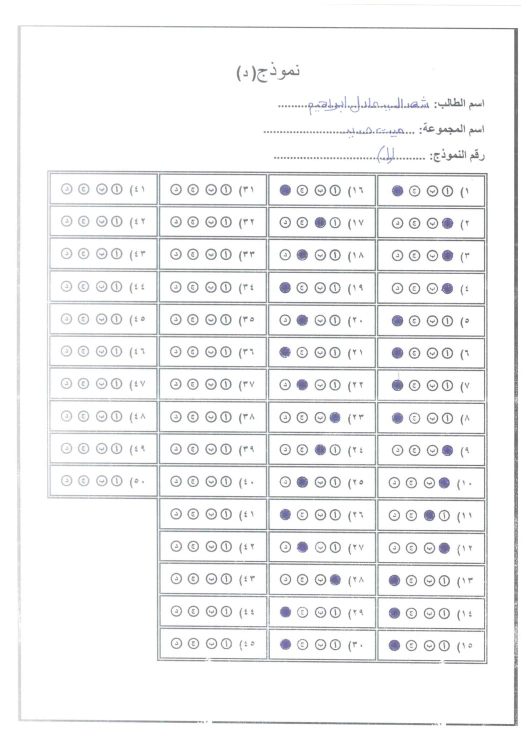
#> input picture scripts/grading_service/111.jpg, 1041 x 1480 px (shown at 1/2 size)
$ python -i app.py   (imports and definitions only)
#> lines starting #> are read from the running program, lines starting #| are printed output that depends on the picture
import os
from boxdetect import config
from boxdetect.pipelines import get_boxes
import cv2
import numpy as np
import argparse
import json
import logging
import sys

# [5 lines not run here, left out]
logger = logging.getLogger(__name__)

# CLI arguments for input/output and IDs
script_dir = os.path.dirname(os.path.abspath(__file__))
parser = argparse.ArgumentParser()
# [12 lines not run here, left out]

# [1 line that did not run here, left out]
# [1 line that did not run here, left out]
# [1 line that did not run here, left out]
# [1 line that did not run here, left out]
# [1 line that did not run here, left out]

# Ensure output directory exists
# [1 line not run here, left out]

# Output filenames based on IDs
# [1 line that did not run here, left out]
# [1 line that did not run here, left out]

# [1 line that did not run here, left out]
# [7 lines not run here, left out]


# [220 lines left out: functions cluster_by_column, infer_missing_boxes, detect_answer_intensity, build_cfg, not called in this run]


def preprocess_for_detection(image_path, output_root):
#> called with image_path = '111.jpg', output_root = 'out.png'
    src = cv2.imread(image_path)
#> src is the input picture: shape (1480, 1041, 3); mean B, G, R 242.9, 242.3, 242.1
    if src is None:
        return None

    gray = cv2.cvtColor(src, cv2.COLOR_BGR2GRAY)
    clahe = cv2.createCLAHE(clipLimit=2.5, tileGridSize=(8, 8))
    enhanced = clahe.apply(gray)
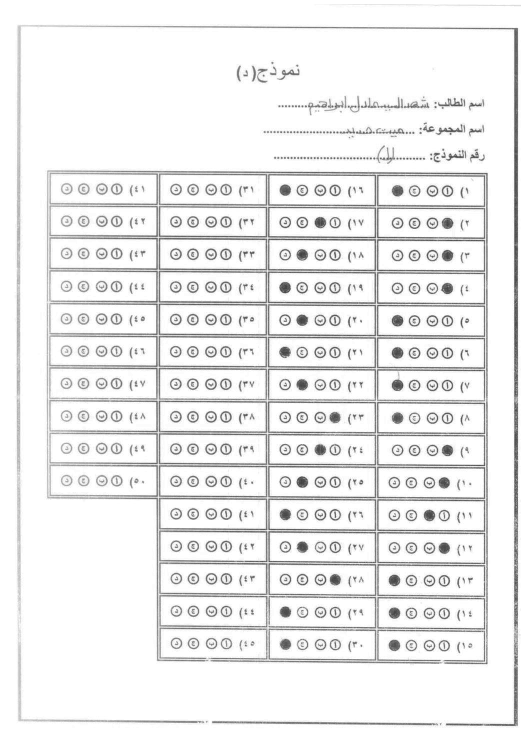
#> enhanced: shape (1480, 1041) (shown at 1/2 size); min 56, max 255, mean 236.9
    enhanced = cv2.convertScaleAbs(enhanced, alpha=1.35, beta=-20)
    enhanced = cv2.GaussianBlur(enhanced, (3, 3), 0)
    enhanced_bgr = cv2.cvtColor(enhanced, cv2.COLOR_GRAY2BGR)

    tmp_path = os.path.join(output_root, "_preprocessed_input.jpg")
    cv2.imwrite(tmp_path, enhanced_bgr)
    return tmp_path


# [109 lines left out: functions candidate_rank, detect_boxes_with_fallback, not called in this run]


# [203 lines not run here, left out]

>>> result = preprocess_for_detection('111.jpg', 'out.png')

$ run again, on scripts/grading_service/145.jpg
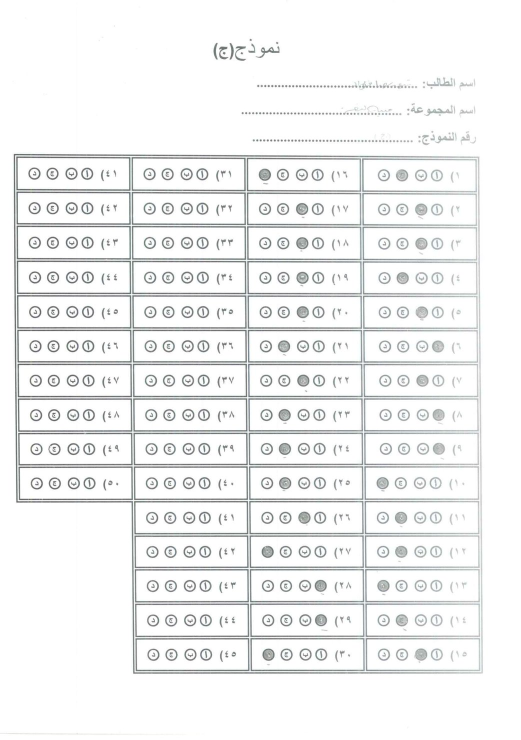
#> input picture scripts/grading_service/145.jpg, 1041 x 1480 px (shown at 1/2 size)
#> in preprocess_for_detection, src is the input picture: shape (1480, 1041, 3); mean B, G, R 241.7, 241.7, 241
#> in preprocess_for_detection, `enhanced = clahe.apply(gray)`:
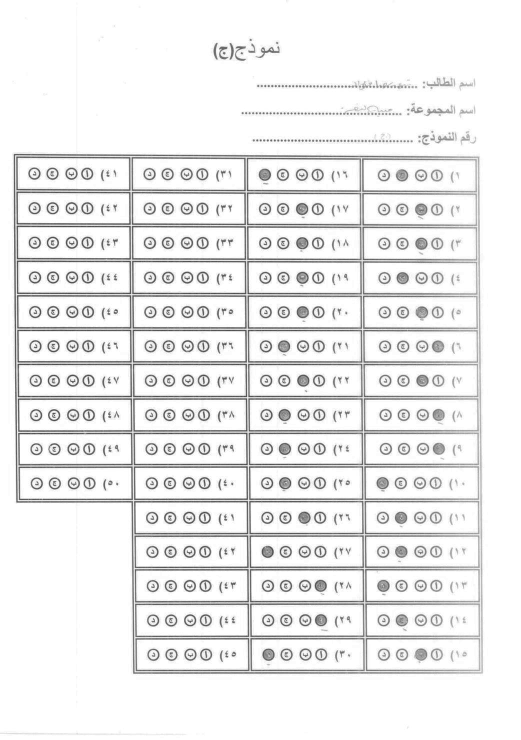
#> enhanced: shape (1480, 1041) (shown at 1/2 size); min 52, max 255, mean 236.3
